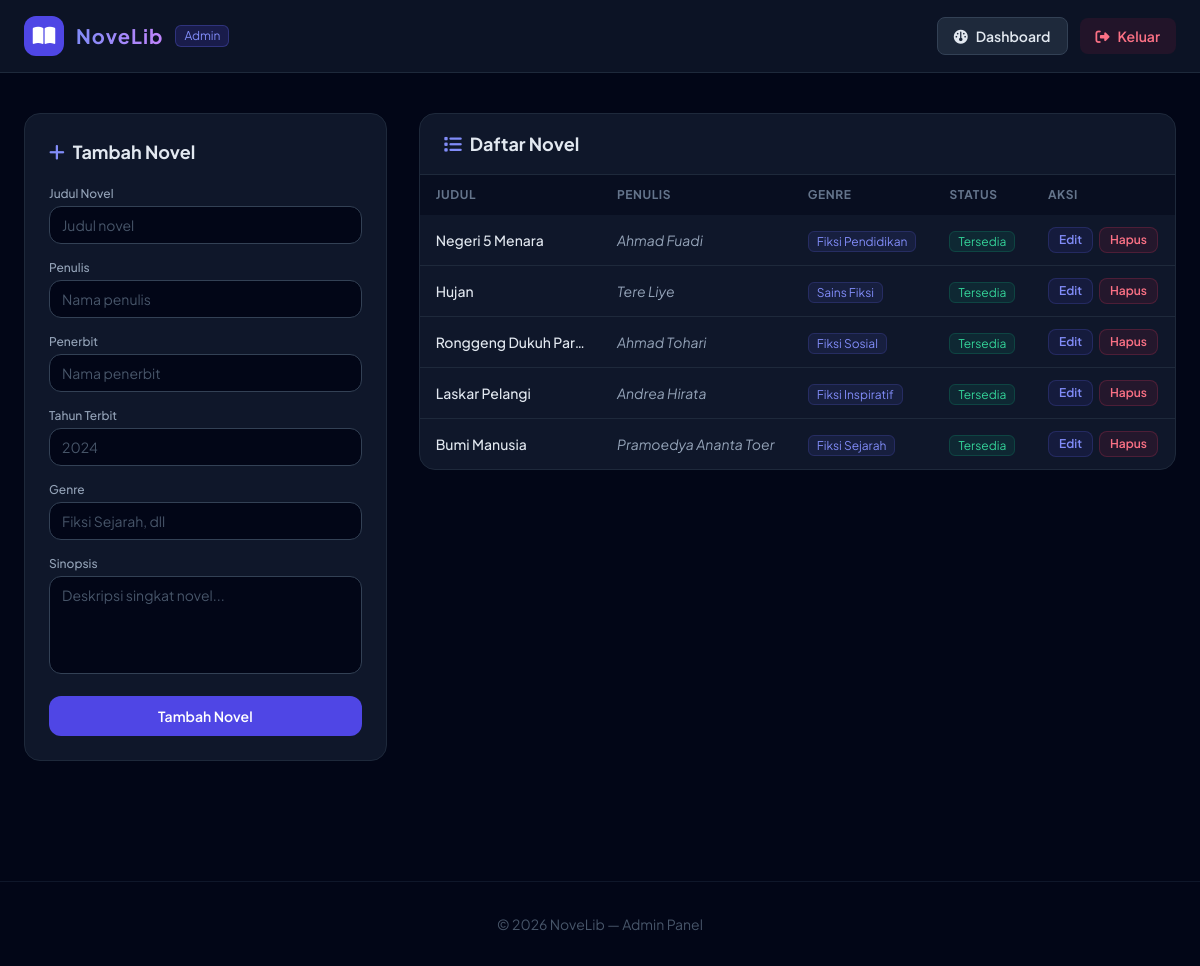
The page /Web_dinamis/admin/novels.php (signed in) on the database its author committed.
### tables this page shows
CREATE TABLE IF NOT EXISTS novels (
    id INT AUTO_INCREMENT PRIMARY KEY,
    judul VARCHAR(150) NOT NULL,
    penulis VARCHAR(100) NOT NULL,
    penerbit VARCHAR(100) NOT NULL,
    tahun_terbit INT NOT NULL,
    genre VARCHAR(50) NOT NULL,
    sinopsis TEXT NOT NULL,
    cover_image VARCHAR(255) DEFAULT 'default_cover.jpg',
    status ENUM('tersedia', 'dipinjam') DEFAULT 'tersedia',
    created_at TIMESTAMP DEFAULT CURRENT_TIMESTAMP
);

### Web_dinamis/admin/novels.php (the view, shortened to what this page needs)
<?php
require_once '../config/koneksi.php';
$edit_novel = null;
$novels = mysqli_query($koneksi, "SELECT * FROM novels ORDER BY id DESC");
?>
<!DOCTYPE html>
<html lang="id">
<head>
    <script src="https://cdn.tailwindcss.com"></script>
    <link rel="stylesheet" href="https://cdnjs.cloudflare.com/ajax/libs/font-awesome/6.4.0/css/all.min.css">
</head>
<body class="bg-slate-950 text-slate-100 min-h-screen">
    <nav class="sticky top-0 bg-slate-900/80 backdrop-blur-md border-b border-slate-800 z-50">
        <div class="max-w-7xl mx-auto px-6 py-4 flex justify-between items-center">
            <div class="flex items-center gap-3">
                <a href="index.php" class="flex items-center gap-3">
                    <div class="w-10 h-10 rounded-xl bg-indigo-600 flex items-center justify-center text-white text-xl">
                        <i class="fa-solid fa-book-open"></i>
                    </div>
                    <span class="text-xl font-bold tracking-wider bg-gradient-to-r from-indigo-400 to-purple-400 bg-clip-text text-transparent">NoveLib</span>
                </a>
                <span class="text-xs px-2 py-0.5 bg-indigo-600/20 text-indigo-400 border border-indigo-500/30 rounded-md">Admin</span>
            </div>
            <div class="flex items-center gap-3">
                <a href="index.php" class="px-4 py-2 bg-slate-800 hover:bg-slate-700 text-slate-200 rounded-lg text-sm font-semibold transition-all border border-slate-700">
                    <i class="fa-solid fa-gauge mr-2"></i>Dashboard
                </a>
                <a href="../logout.php" class="px-4 py-2 bg-rose-600/10 hover:bg-rose-600 text-rose-400 hover:text-white rounded-lg text-sm font-semibold transition-all">
                    <i class="fa-solid fa-right-from-bracket mr-2"></i>Keluar
                </a>
            </div>
        </div>
    </nav>
    <main class="max-w-7xl mx-auto px-6 py-10 space-y-8">
        <div class="grid grid-cols-1 lg:grid-cols-3 gap-8">
            <div class="lg:col-span-1">
                <div class="bg-slate-900 border border-slate-800 rounded-2xl p-6 sticky top-24">
                    <h2 class="font-bold text-slate-200 text-lg mb-5 flex items-center gap-2">
                        <i class="fa-solid <?= $edit_novel ? 'fa-pen' : 'fa-plus' ?> text-indigo-400"></i>
                        <?= $edit_novel ? 'Edit Novel' : 'Tambah Novel' ?>
                    </h2>
                    <form action="novels.php" method="POST" class="space-y-4">
                        <?php
                        $fields = [
                            ['name' => 'judul',        'label' => 'Judul Novel',   'type' => 'text',   'ph' => 'Judul novel'],
                            ['name' => 'penulis',      'label' => 'Penulis',       'type' => 'text',   'ph' => 'Nama penulis'],
                            ['name' => 'penerbit',     'label' => 'Penerbit',      'type' => 'text',   'ph' => 'Nama penerbit'],
                            ['name' => 'tahun_terbit', 'label' => 'Tahun Terbit',  'type' => 'number', 'ph' => '2024'],
                            ['name' => 'genre',        'label' => 'Genre',         'type' => 'text',   'ph' => 'Fiksi Sejarah, dll'],
                        ];
                        foreach ($fields as $f):
                            $val = $edit_novel ? htmlspecialchars($edit_novel[$f['name']]) : '';
                        ?>
                        <div>
                            <label class="block text-xs font-medium text-slate-400 mb-1"><?= $f['label'] ?></label>
                            <input type="<?= $f['type'] ?>" name="<?= $f['name'] ?>" value="<?= $val ?>" required
                                placeholder="<?= $f['ph'] ?>"
                                class="w-full px-3 py-2 bg-slate-950 border border-slate-700 rounded-xl text-slate-200 placeholder-slate-600 text-sm focus:outline-none focus:ring-2 focus:ring-indigo-500">
                        </div>
                        <?php endforeach; ?>
                        <div>
                            <label class="block text-xs font-medium text-slate-400 mb-1">Sinopsis</label>
                            <textarea name="sinopsis" rows="4" required placeholder="Deskripsi singkat novel..."
                                class="w-full px-3 py-2 bg-slate-950 border border-slate-700 rounded-xl text-slate-200 placeholder-slate-600 text-sm focus:outline-none focus:ring-2 focus:ring-indigo-500 resize-none"><?= $edit_novel ? htmlspecialchars($edit_novel['sinopsis']) : '' ?></textarea>
                        </div>
                        <div class="flex gap-2">
                            <button type="submit"
                                class="flex-1 py-2.5 bg-indigo-600 hover:bg-indigo-700 text-white font-semibold rounded-xl text-sm transition-all">
                                <?= $edit_novel ? 'Simpan Perubahan' : 'Tambah Novel' ?>
                            </button>
                        </div>
                    </form>
                </div>
            </div>
            <div class="lg:col-span-2">
                <div class="bg-slate-900 border border-slate-800 rounded-2xl overflow-hidden">
                    <div class="px-6 py-4 border-b border-slate-800">
                        <h2 class="font-bold text-slate-200 text-lg flex items-center gap-2">
                            <i class="fa-solid fa-list text-indigo-400"></i> Daftar Novel
                        </h2>
                    </div>
                    <div class="overflow-x-auto">
                        <table class="w-full text-sm">
                            <thead class="bg-slate-950/50 text-slate-500 text-xs uppercase tracking-wider">
                                <tr>
                                    <th class="px-4 py-3 text-left">Judul</th>
                                    <th class="px-4 py-3 text-left">Penulis</th>
                                    <th class="px-4 py-3 text-left">Genre</th>
                                    <th class="px-4 py-3 text-left">Status</th>
                                    <th class="px-4 py-3 text-left">Aksi</th>
                                </tr>
                            </thead>
                            <tbody class="divide-y divide-slate-800">
                                <?php while ($novel = mysqli_fetch_assoc($novels)): ?>
                                <tr class="hover:bg-slate-800/40 transition-colors <?= ($edit_novel && $edit_novel['id'] == $novel['id']) ? 'bg-indigo-950/30' : '' ?>">
                                    <td class="px-4 py-3 font-medium text-slate-200 max-w-[180px] truncate"><?= htmlspecialchars($novel['judul']) ?></td>
                                    <td class="px-4 py-3 text-slate-400 italic"><?= htmlspecialchars($novel['penulis']) ?></td>
                                    <td class="px-4 py-3">
                                        <span class="text-xs px-2 py-0.5 bg-indigo-500/10 text-indigo-400 border border-indigo-500/20 rounded-md"><?= htmlspecialchars($novel['genre']) ?></span>
                                    </td>
                                    <td class="px-4 py-3">
                                        <?php if ($novel['status'] === 'tersedia'): ?>
                                            <span class="text-xs px-2 py-0.5 bg-emerald-500/10 text-emerald-400 border border-emerald-500/20 rounded-md">Tersedia</span>
                                        <?php else: ?>
                                            <span class="text-xs px-2 py-0.5 bg-amber-500/10 text-amber-400 border border-amber-500/20 rounded-md">Dipinjam</span>
                                        <?php endif; ?>
                                    </td>
                                    <td class="px-4 py-3">
                                        <div class="flex gap-1.5">
                                            <a href="novels.php?edit=<?= $novel['id'] ?>"
                                               class="px-2.5 py-1 bg-indigo-600/10 hover:bg-indigo-600 text-indigo-400 hover:text-white rounded-lg text-xs font-semibold transition-all border border-indigo-500/20">
                                                Edit
                                            </a>
                                            <a href="novels.php?hapus=<?= $novel['id'] ?>"
                                               onclick="return confirm('Yakin hapus novel ini?')"
                                               class="px-2.5 py-1 bg-rose-600/10 hover:bg-rose-600 text-rose-400 hover:text-white rounded-lg text-xs font-semibold transition-all border border-rose-500/20">
                                                Hapus
                                            </a>
                                        </div>
                                    </td>
                                </tr>
                                <?php endwhile; ?>
                            </tbody>
                        </table>
                    </div>
                </div>
            </div>
        </div>
    </main>
    <footer class="mt-20 border-t border-slate-900 bg-slate-950 py-8 text-center text-sm text-slate-600">
        <p>&copy; <?= date('Y') ?> NoveLib &mdash; Admin Panel</p>
    </footer>
</body>
</html>

### Web_dinamis/admin/novels.php (style rules this page uses)
body { font-family: 'Plus Jakarta Sans', sans-serif; }

### rows shown on the page
novels: judul "Negeri 5 Menara", penulis "Ahmad Fuadi", genre "Fiksi Pendidikan", status "Tersedia"
novels: judul "Hujan", penulis "Tere Liye", genre "Sains Fiksi", status "Tersedia"
novels: judul "Ronggeng Dukuh Pa…", penulis "Ahmad Tohari", genre "Fiksi Sosial", status "Tersedia"
novels: judul "Laskar Pelangi", penulis "Andrea Hirata", genre "Fiksi Inspiratif", status "Tersedia"
novels: judul "Bumi Manusia", penulis "Pramoedya Ananta Toer", genre "Fiksi Sejarah", status "Tersedia"

### other values the page prints
$f['label'] "Judul Novel"
$f['label'] "Penulis"
$f['label'] "Penerbit"
$f['label'] "Tahun Terbit"
$f['label'] "Genre"
